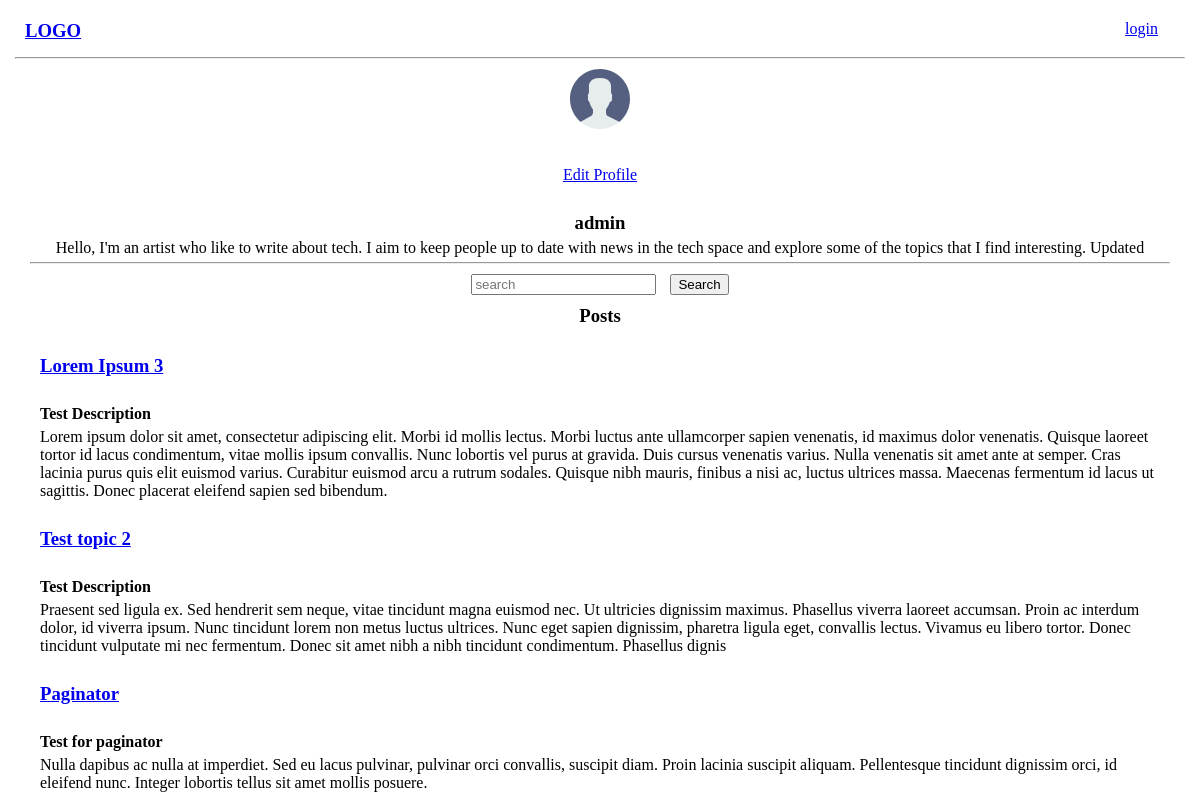
Screenshot of /user-profile/1/ with the database file from the repository.
### base/models.py (models this page shows, shortened)
class User(AbstractUser):
  name = models.CharField(max_length=200, null=True)
  email = models.EmailField(unique=True, null=True)
  bio = models.TextField(blank=True ,null=True)
  failed_login_attempts = models.IntegerField(default=0)
  avatar = models.ImageField(null=True,default='avatar.svg', upload_to='images/')
  USERNAME_FIELD = 'email'
  REQUIRED_FIELDS = []

class Post(models.Model):
    author = models.ForeignKey(User, on_delete=models.CASCADE)
    topic = models.CharField(max_length=200)
    description = models.CharField(max_length=400)
    body = RichTextField(blank=True, null=True)
    post_date = models.DateTimeField(auto_now_add=True)
    likes = models.ManyToManyField(User, through='Like', related_name='liked_posts')

### base/views.py (the view)
# urls.py: path('user-profile/<str:pk>/', views.userProfile, name='user-profile'),
def userProfile(request, pk):
  user = User.objects.get(id=pk)
  search_post = request.GET.get('search')
  if search_post:
    all_posts = Post.objects.filter(author=user)
    posts = all_posts.filter(Q(topic__icontains=search_post))
  else:
    posts = Post.objects.filter(author=user)
  context = {'user':user, 'posts':posts}
  return render(request, 'base/user_profile.html', context)

### base/templates/base/user_profile.html
{% extends 'main.html' %} {% load static %}
{% block content %}
<main>
  <div class="user-profile">
    <div class="user-profile-head">
      <div class="user-profile-image">
        {% if request.user.is_authenticated %}
        <img src="{{user.avatar.url}}" alt="Profile Picture" />
        {% else %}
        <img src="{% static 'images/avatar.svg' %}" alt="" />
        {% endif %}
      </div>
      <div class="user-profile-edit">
        <a href="{% url 'edit-user-profile' user.id%}">
          <div>Edit Profile</div>
        </a>
      </div>
      <div>
        <h3>{{user.name}}</h3>
      </div>
      <div>
        <p>{{user.bio}}</p>
      </div>
      <hr />
      <div class="search-posts">
        <form action="{% url 'user-profile' user.id %}">
          <input name="search" type="search" id="search-home" placeholder="search" />
          <button type="submit">Search</button>
        </form>
      </div>
      {% if request.GET.search %}
      <div class="search-results-header">
        <p>Results for <span>'{{request.GET.search}}'</span></p>
        <a href="{% url 'user-profile' user.id %}">Show all</a>
      </div>
      {%else%}
      <div>
        <h3>Posts</h3>
      </div>
      {%endif%}
    </div>
    <div class="user-profile-posts-container">
      <div>
        {% for post in posts %}
        <div class="user-profile post">
          <a href="{% url 'post-details' pk=post.id %}">
            <h3>{{post.topic}}</h3>
          </a>
          <h4>{{post.description}}</h4>
          <p>{{post.body|safe}}</p>
        </div>
        {% endfor %}
      </div>
    </div>
  </div>
</main>
{% endblock content %}

### static/css/main.css (style rules this page uses)
* { margin: 5px; }
.user-profile-head { text-align: center; }
.user-profile-image img { height: 60px; }

### rows the page displays
User: name "admin", bio "Hello, I'm an artist who like to write about tech. I aim to keep people up to date with news in the tech space and explore some of the topics that I find interesting. Updated"
Post: topic "Lorem Ipsum 3", description "Test Description", body "Lorem ipsum dolor sit amet, consectetur adipiscing elit. Morbi id mollis lectus. Morbi luctus ante ullamcorper sapien venenatis, id maximus dolor venenatis. Quisque laoreet tortor id lacus condimentum, vitae mollis ipsum convallis. Nunc lobortis vel purus at gravida. Duis cursus venenatis varius. Nulla venenatis sit amet ante at semper. Cras lacinia purus quis elit euismod varius. Curabitur euismod arcu a rutrum sodales. Quisque nibh mauris, finibus a nisi ac, luctus ultrices massa. Maecenas fermentum id lacus ut sagittis. Donec placerat eleifend sapien sed bibendum."
Post: topic "Test topic 2", description "Test Description", body "Praesent sed ligula ex. Sed hendrerit sem neque, vitae tincidunt magna euismod nec. Ut ultricies dignissim maximus. Phasellus viverra laoreet accumsan. Proin ac interdum dolor, id viverra ipsum. Nunc tincidunt lorem non metus luctus ultrices. Nunc eget sapien dignissim, pharetra ligula eget, convallis lectus. Vivamus eu libero tortor. Donec tincidunt vulputate mi nec fermentum. Donec sit amet nibh a nibh tincidunt condimentum. Phasellus dignis"
Post: topic "Paginator", description "Test for paginator", body "Nulla dapibus ac nulla at imperdiet. Sed eu lacus pulvinar, pulvinar orci convallis, suscipit diam. Proin lacinia suscipit aliquam. Pellentesque tincidunt dignissim orci, id eleifend nunc. Integer lobortis tellus sit amet mollis posuere."
